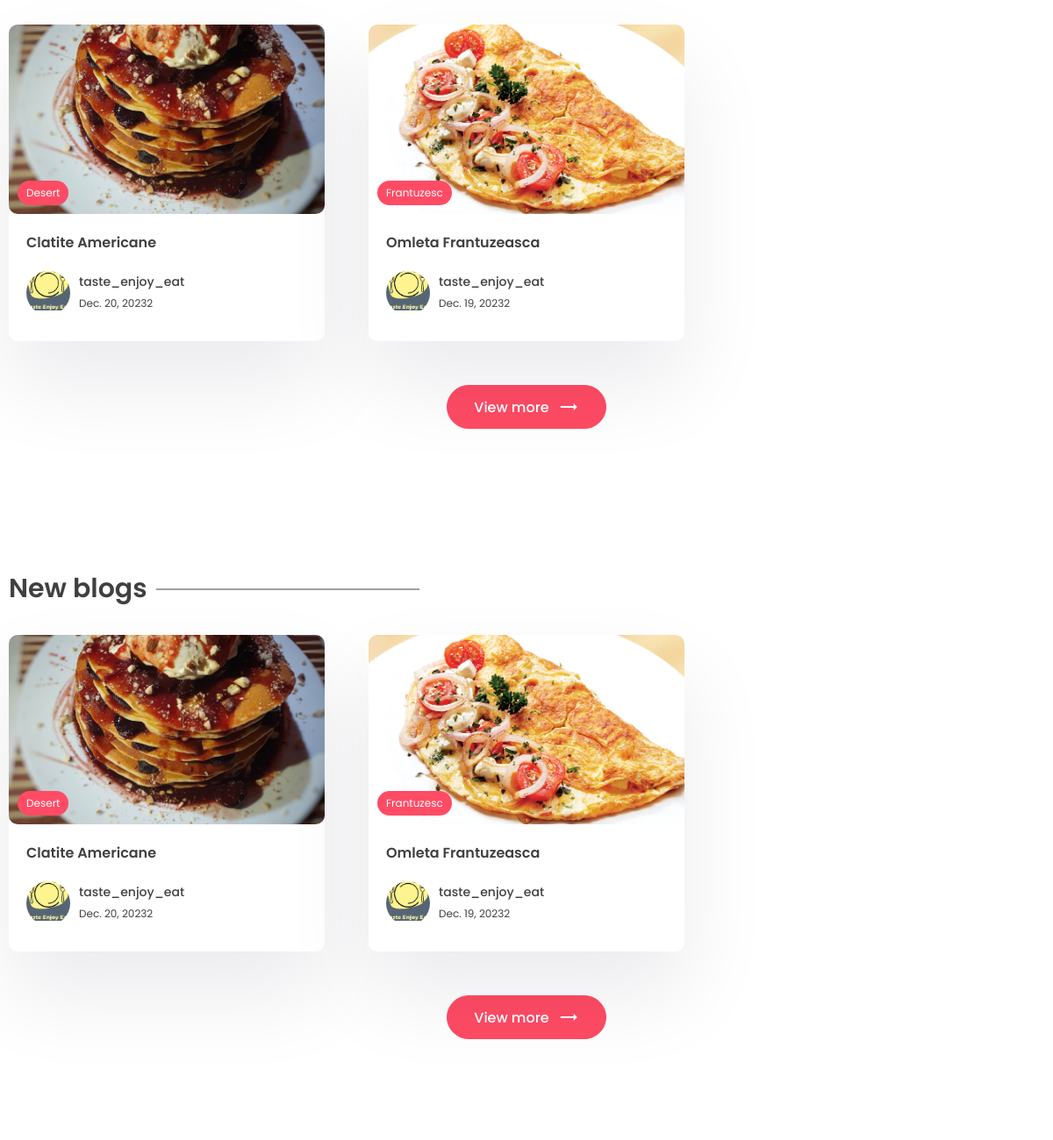
The app's page / (middle part), older data.
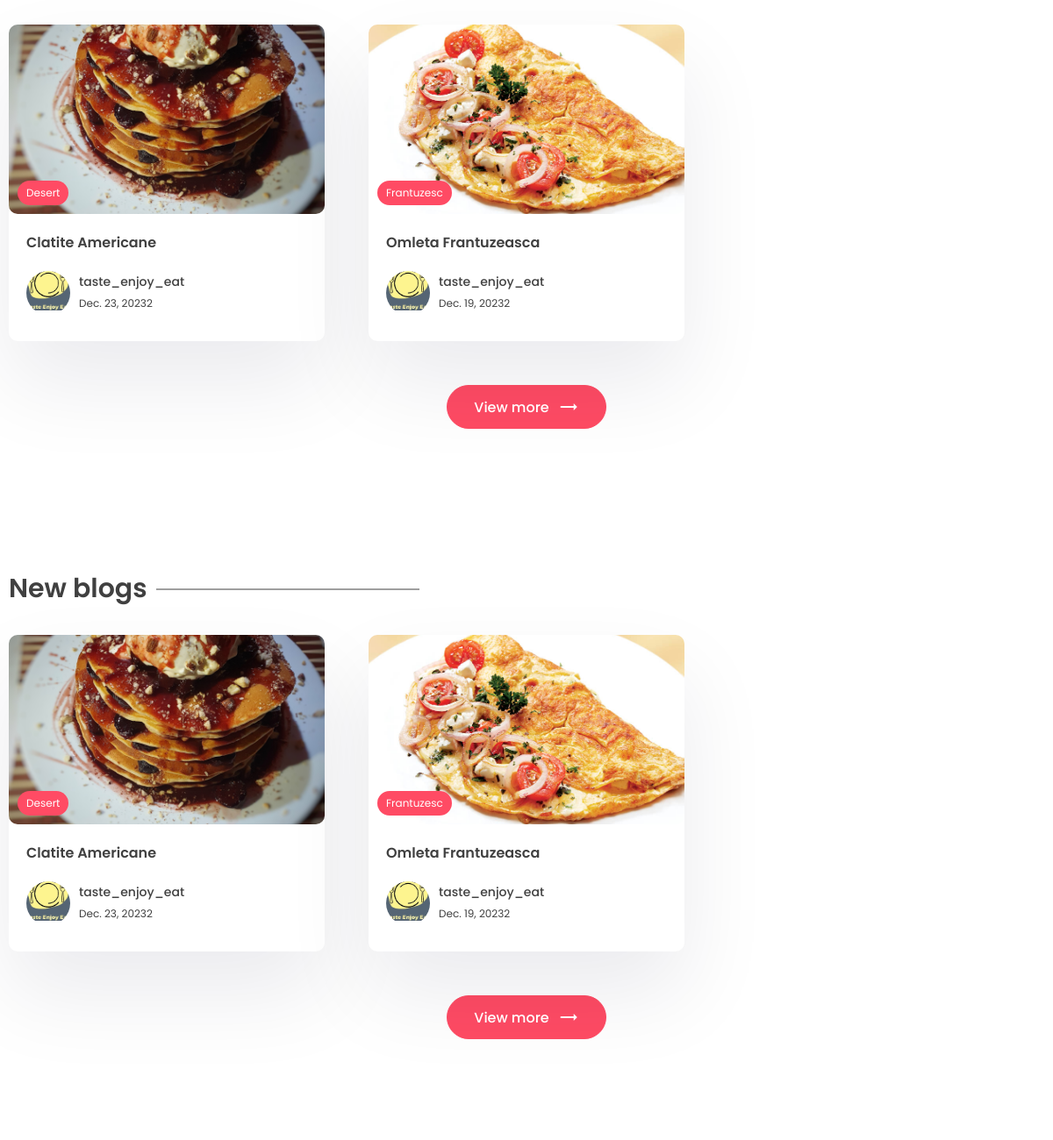
The same page, newer data.
### app/models.py (models this page shows, shortened)
class Post(models.Model):
    title = models.CharField(max_length=200)
    content = models.TextField()
    last_updated = models.DateTimeField(auto_now=True)
    slug = models.SlugField(max_length=200, unique=True)
    image = models.ImageField(null=True, blank=True, upload_to="images/")
    tags = models.ManyToManyField(Tag, blank=True, related_name='post')
    view_count = models.IntegerField(null=True, blank=True)
    is_featured = models.BooleanField(default=False)    # to show recommended posts
    author = models.ForeignKey(User, on_delete=models.CASCADE, null=True, blank=True)
    bookmark = models.ManyToManyField(User, related_name='bookmarks', default=None, blank=True)
    likes = models.ManyToManyField(User, related_name='post_like', default=None, blank=True)

class Tag(models.Model):
    name = models.CharField(max_length=100)
    description = models.CharField(max_length=100)
    slug = models.SlugField(max_length=200, unique=True)

class Profile(models.Model):
    user = models.OneToOneField(User, on_delete=models.CASCADE)
    profile_image = models.ImageField(null=True, blank=True, upload_to="images/")
    slug = models.SlugField(max_length=200, unique=True)
    bio = models.TextField(null=True, blank=True)

### app/views.py (the view, shortened to what this page needs)
# urls.py: path('', views.index, name='home_page'),
def index(request):
    posts = Post.objects.all()
    top_posts = Post.objects.all().order_by('-view_count')[0:3]
    recent_posts = Post.objects.all().order_by('-last_updated')[0:3]
    featured_blog = Post.objects.filter(is_featured=True)
    subscribe_form = SubscribeForm(request.POST)
    subscribe_successful = None  # To display a message if the user subscribes successfully.
    website_info = None
    if WebsiteMeta.objects.all().exists():
        website_info = WebsiteMeta.objects.all()[0]
    if featured_blog:
        featured_blog = featured_blog[0]
    context = {
        'posts': posts,
        'top_posts': top_posts,
        'recent_posts': recent_posts,
        'subscribe_form': subscribe_form,
        'subscribe_successful': subscribe_successful,
        'featured_blog': featured_blog,
        'website_info': website_info
    }
    return render(request, 'app/index.html', context)

### app/templates/app/index.html (shortened to what this page needs)
{% extends 'base.html' %}
{% block content %}
    <section class="sp">
      <div class="container">
        <div class="grid-3">
            {% for post in top_posts %}
          <a href="{% url 'post_page' post.slug %}">
            <div class="card">
              <div class="post-img">
                <img src="{{ post.image.url }}" alt="" />
                <div class="tag">{{ post.tags.all.0.name }}</div>
              </div>
              <div class="card-content">
                <h3>
                  {{ post.title }}
                </h3>
                <div class="author">
                          <div class="profile-pic">
                            <img src="{{ post.author.profile.profile_image.url }}" alt="" />
                          </div>
                          <div class="details">
                            <p>{{ post.author.first_name }}</p>
                            <small>{{ post.last_updated|date }}2</small>
                          </div>
                        </div>
              </div>
            </div>
          </a>
            {% endfor %}
        </div>
        <center>
          <a href=""><button class="btn btn-primary rounded view">
            View more <span class="material-icons"> trending_flat </span>
          </button></a>
        </center>
      </div>
    </section>
    <section class="sp">
      <div class="container">
        <h1 class="sec-title">New blogs</h1>
        <div class="grid-3">
            {% for post in recent_posts %}
          <a href="{% url 'post_page' post.slug %}">
            <div class="card">
              <div class="post-img">
                <img src="{{ post.image.url }}" alt="" />
                <div class="tag">{{ post.tags.all.0.name }}</div>
              </div>
              <div class="card-content">
                <h3>
                    {{ post.title }}
                </h3>
                  <div class="author">
                          <div class="profile-pic">
                            <img src="{{ post.author.profile.profile_image.url }}" alt="" />
                          </div>
                          <div class="details">
                            <p>{{ post.author.first_name }}</p>
                            <small>{{ post.last_updated|date }}2</small>
                          </div>
                        </div>
              </div>
            </div>
          </a>
            {% endfor %}
        </div>
        <center>
          <a href=""><button class="btn btn-primary rounded view">
            View more <span class="material-icons"> trending_flat </span>
          </button></a>
        </center>
      </div>
    </section>
{% endblock content %}

Row changes from the older to the newer data that the page shows:
changed Post "Clatite Americane": last_updated "Dec. 20, 2023" → "Dec. 23, 2023"
